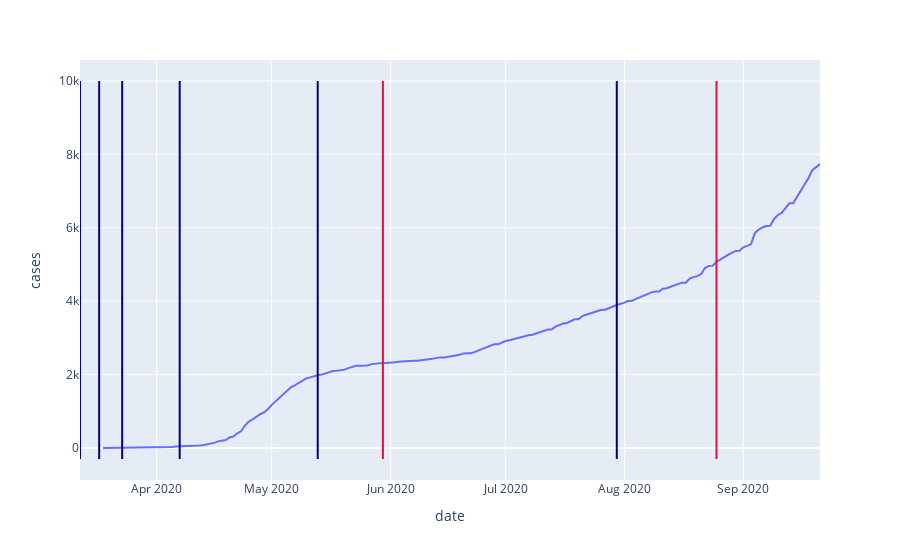

Here is the notebook cell this chart was saved with:
### Code cell
import plotly.express as px
county_df = final_df.loc[final_df.county=="Brown"].copy()
fig = px.line(county_df, x='date', y='cases')

for i in range(len(state_policy)):
    if state_policy["Type"][i] == "Government":
        line_color = "navy"
    else:
        line_color = "Crimson"
    
    fig.add_trace(go.Scatter(x=[state_policy["date"][i], 
                                state_policy["date"][i]], 
                             y=[-300,10000], 
                             mode="lines", 
                             showlegend=False,
                             text=state_policy["response"][i],
                             marker=dict(size=12,
                                       line=dict(width=0.8),
                                       color=line_color
                                       ),
                            visible=True
                            ))
#     fig.add_shape(
#             # Line Vertical
#             dict(
#                 type="line",
#                 x0=state_policy["date"][i],
#                 y0=-300,
#                 x1=state_policy["date"][i],
#                 y1=10000,
#                 line=dict(
#                     color=line_color,
#                     width=3,
#                     dash="dashdot",
#                 ),
                
#     ))
fig.show()

### Figure 1 — Plotly figure (JSON) as saved in the notebook; plotly's stock layout.template omitted (floating-point values rounded to 4 significant figures; data arrays with more than 128 entries replaced by an {"elided": "..."} marker saying what was removed)
{"data": [{"hovertemplate": "date=%{x}<br>cases=%{y}<extra></extra>", "legendgroup": "", "line": {"color": "#636efa", "dash": "solid"}, "mode": "lines", "name": "", "orientation": "v", "showlegend": false, "type": "scatter", "x": {"elided": "188 str values"}, "xaxis": "x", "y": {"elided": "188 int values"}, "yaxis": "y"}, {"marker": {"color": "navy", "line": {"width": 0.8}, "size": 12}, "mode": "lines", "showlegend": false, "text": "Declare State of Emergency", "type": "scatter", "visible": true, "x": ["2020-03-12T00:00:00", "2020-03-12T00:00:00"], "y": [-300, 10000]}, {"marker": {"color": "navy", "line": {"width": 0.8}, "size": 12}, "mode": "lines", "showlegend": false, "text": "Ban gatherings", "type": "scatter", "visible": true, "x": ["2020-03-17T00:00:00", "2020-03-17T00:00:00"], "y": [-300, 10000]}, {"marker": {"color": "navy", "line": {"width": 0.8}, "size": 12}, "mode": "lines", "showlegend": false, "text": "Closure of non-essential business", "type": "scatter", "visible": true, "x": ["2020-03-23T00:00:00", "2020-03-23T00:00:00"], "y": [-300, 10000]}, {"marker": {"color": "navy", "line": {"width": 0.8}, "size": 12}, "mode": "lines", "showlegend": false, "text": "Hold Spring General Election", "type": "scatter", "visible": true, "x": ["2020-04-07T00:00:00", "2020-04-07T00:00:00"], "y": [-300, 10000]}, {"marker": {"color": "navy", "line": {"width": 0.8}, "size": 12}, "mode": "lines", "showlegend": false, "text": "Overrule \"Safer-at-home\" order", "type": "scatter", "visible": true, "x": ["2020-05-13T00:00:00", "2020-05-13T00:00:00"], "y": [-300, 10000]}, {"marker": {"color": "navy", "line": {"width": 0.8}, "size": 12}, "mode": "lines", "showlegend": false, "text": "Public health emergency", "type": "scatter", "visible": true, "x": ["2020-07-30T00:00:00", "2020-07-30T00:00:00"], "y": [-300, 10000]}, {"marker": {"color": "Crimson", "line": {"width": 0.8}, "size": 12}, "mode": "lines", "showlegend": false, "text": "Protest", "type": "scatter", "visible": true, "x": ["2020-05-30T00:00:00", "2020-05-30T00:00:00"], "y": [-300, 10000]}, {"marker": {"color": "Crimson", "line": {"width": 0.8}, "size": 12}, "mode": "lines", "showlegend": false, "text": "Protest", "type": "scatter", "visible": true, "x": ["2020-08-25T00:00:00", "2020-08-25T00:00:00"], "y": [-300, 10000]}], "layout": {"legend": {"tracegroupgap": 0}, "margin": {"t": 60}, "xaxis": {"anchor": "y", "domain": [0, 1], "title": {"text": "date"}}, "yaxis": {"anchor": "x", "domain": [0, 1], "title": {"text": "cases"}}}}
